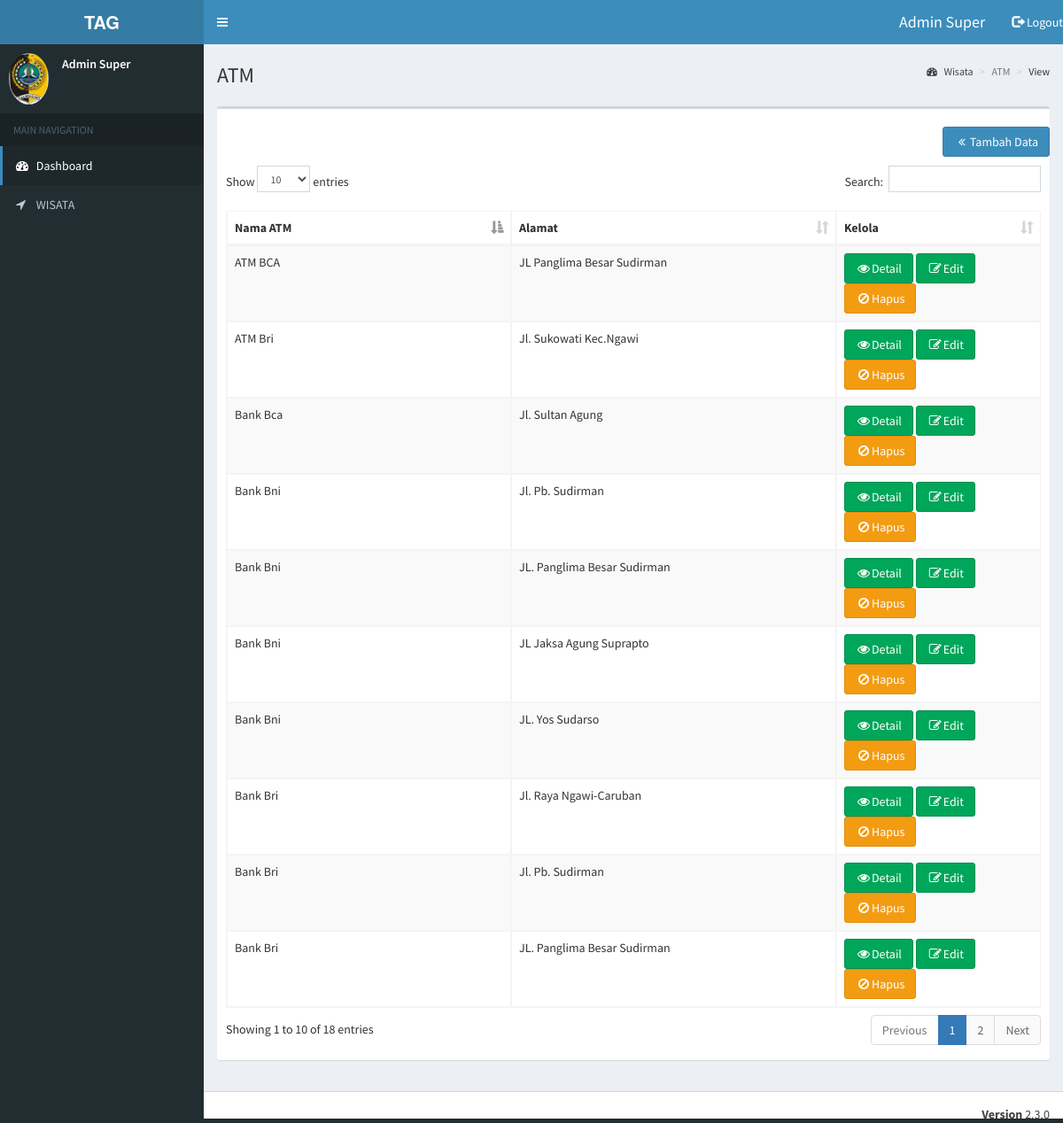
/media.php?page=atm (signed in), run on the app's committed database.
### tables this page shows
CREATE TABLE IF NOT EXISTS `tb_atm` (
  `id_atm` int(11) NOT NULL,
  `nama` varchar(100) NOT NULL,
  `alamat` varchar(255) DEFAULT NULL,
  `kategori` enum('bri','bca','bni','bjatim','bmandiri') DEFAULT NULL,
  `image` varchar(255) DEFAULT NULL,
  `langitude` float NOT NULL,
  `latitude` float NOT NULL
);

### public_html/modul/atm/atm_view.php (the view, shortened to what this page needs)
<section class="content-header">
 <h1>
          ATM
          </h1>
          <ol class="breadcrumb">
            <li><a href="#"><i class="fa fa-dashboard"></i> Wisata</a></li>
            <li class="active">ATM</li>
            <li>View</li>
          </ol>
        </section>
        <section class="content">
            <div class="box">
                    <div class="box-header">
                </div>
                 <div align="right">
                    <a href="?page=atm_tambah" type="button" class="btn btn-round btn-primary"><i class="fa fa-angle-double-left fa-fw"></i>Tambah Data</a>
                    </div>
                <div class="box-body">
                  <table id="example1" class="table table-bordered table-striped">
                    <thead>
                      <tr>
                        <th width="35%">Nama ATM</th>
                        <th width="40%">Alamat</th>
                        <th width="25%">Kelola</th>
                      </tr>
                    </thead>
                    <tbody>
                    <?php
                    $sql=mysql_query("select * from tb_atm");
                    while($data=mysql_fetch_array($sql)){
                    ?>
                      <tr>
                        <td><?php echo $data['nama']; ?></td>
                        <td><?php echo $data['alamat']; ?></td>
                        <td>
                        <a href="?page=detail_atm&id=<?php echo $data['id_atm'];?>" class="btn btn-success"><i class="fa fa-eye fa-fw"></i>Detail</a>
                        <a href="?page=atm_tambah&mode=edit&id=<?php echo $data['id_wisata'];?>" class="btn btn-success"><i class="fa fa-edit fa-fw"></i>Edit</a>
                        <a class="btn btn-warning" data-toggle="modal" href="#myModal2"><i class="fa fa-ban fa-fw"></i>Hapus</a>
                        </td>
                      </tr>
                     <?php
                    }
                    ?>
                    </tbody>
                  </table>
                </div>
              </div>

### data on the page
tb_atm: nama "Bank Bri", alamat "Jl. Raya Ngawi-Caruban"
tb_atm: nama "ATM Bri", alamat "Jl. Sukowati Kec.Ngawi"
tb_atm: nama "Bank Bni", alamat "Jl. Pb. Sudirman"
tb_atm: nama "Bank Bri", alamat "Jl. Pb. Sudirman"
tb_atm: nama "ATM BCA", alamat "JL Panglima Besar Sudirman"
tb_atm: nama "Bank Bni", alamat "JL. Panglima Besar Sudirman"
tb_atm: nama "Bank Bri", alamat "JL. Panglima Besar Sudirman"
tb_atm: nama "Bank Bca", alamat "Jl. Sultan Agung"
tb_atm: nama "Bank Bni", alamat "JL Jaksa Agung Suprapto"
tb_atm: nama "Bank Bni", alamat "JL. Yos Sudarso"

### other printed values
$nama "Admin Super"
